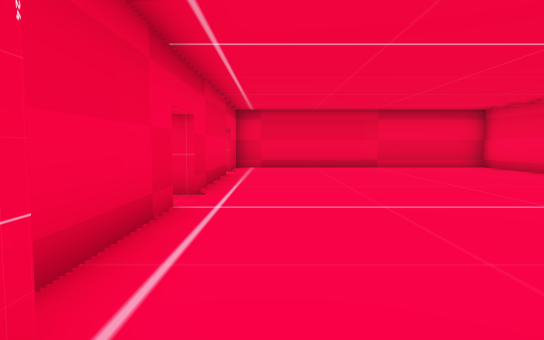
View 1 (above)

24 first-person views from a walk through a level from a Godot 3-D game. The camera is 1.4 m above the floor, tilts 4° down and sees 75° across. The floor is counted in squares, 2 m on a side. Each view is taken from the middle of a square. On the plan, view 1 faces up. The plan holds only what a view shows up to about 11 squares ahead; the rest is blank. The place goes on beyond the plan.

View 2
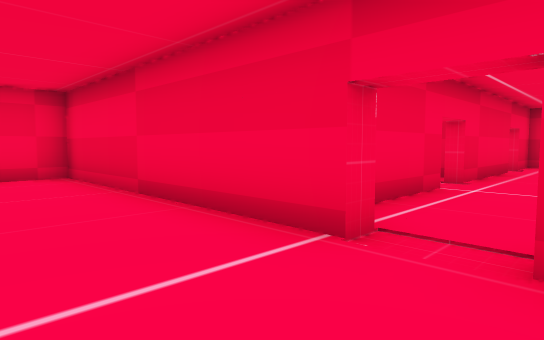

View 3
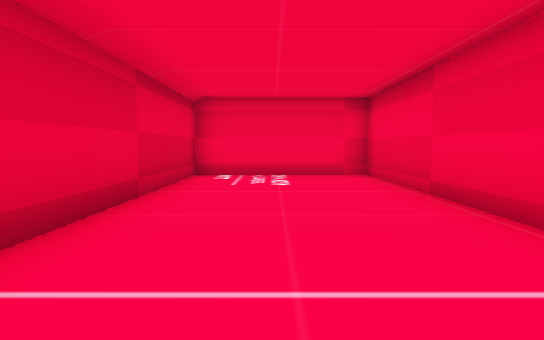

View 4
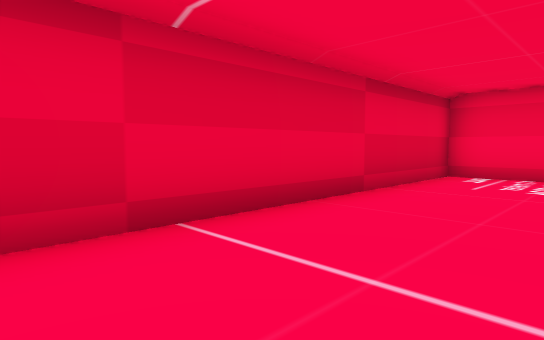

View 5
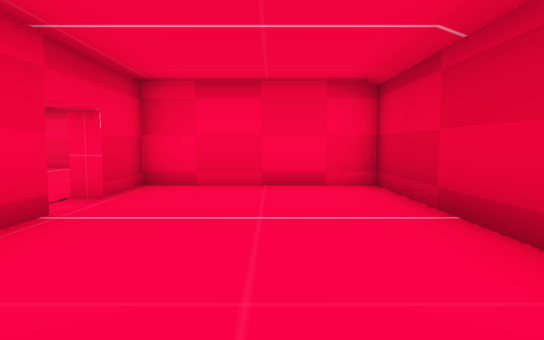

View 6
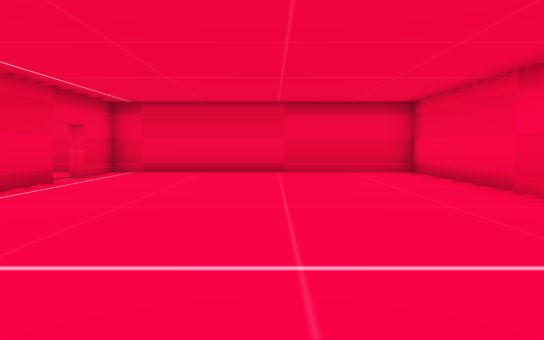

View 7
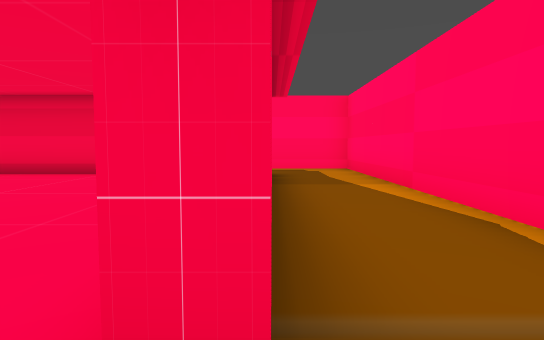

View 8
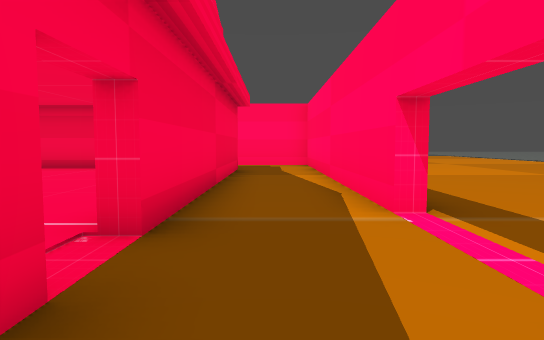

View 9
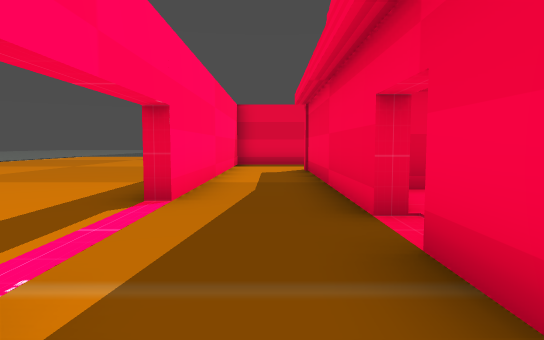

View 10
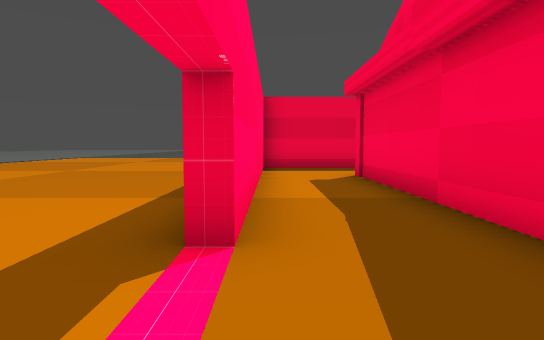

View 11
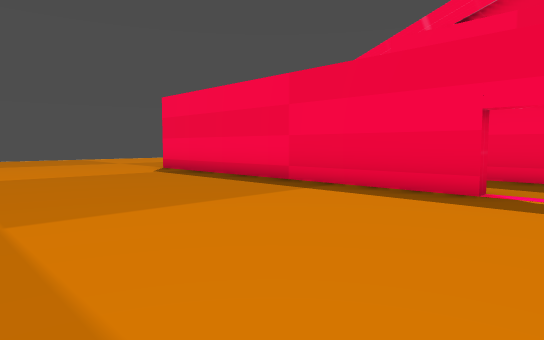

View 12
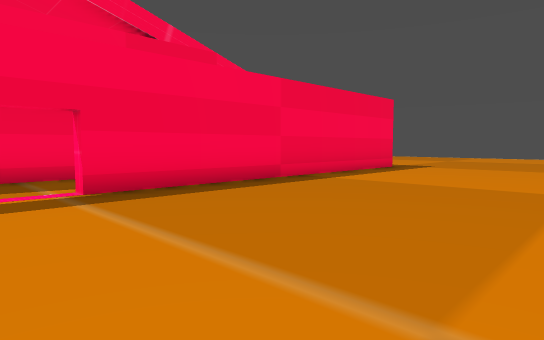

View 13
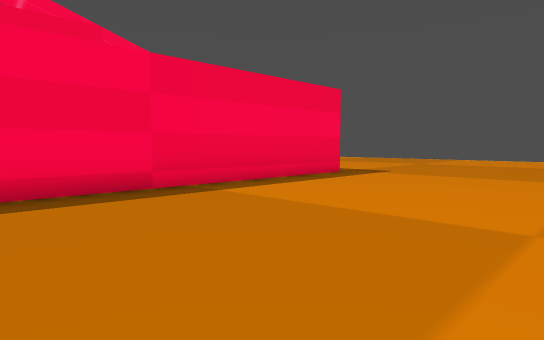

View 14
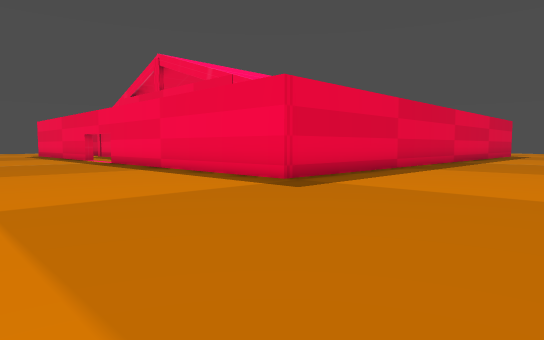

View 15
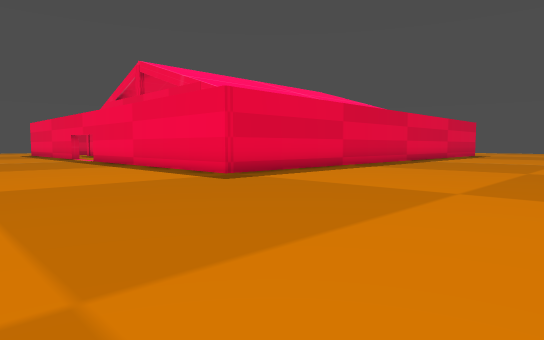

View 16
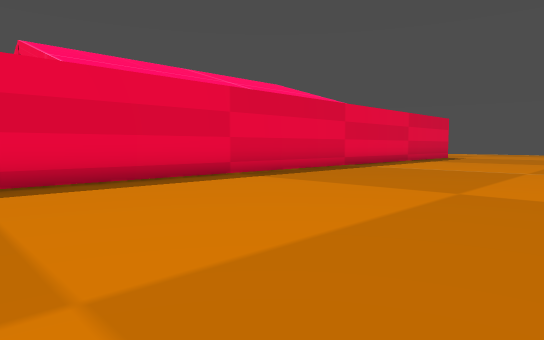

View 17
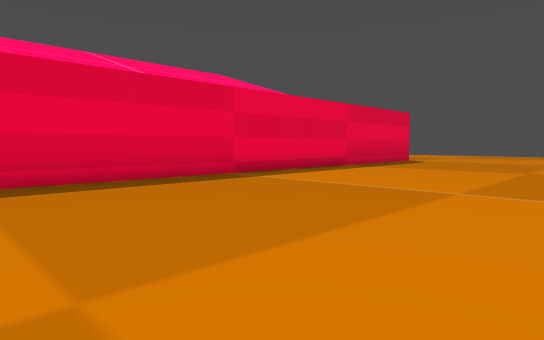

View 18
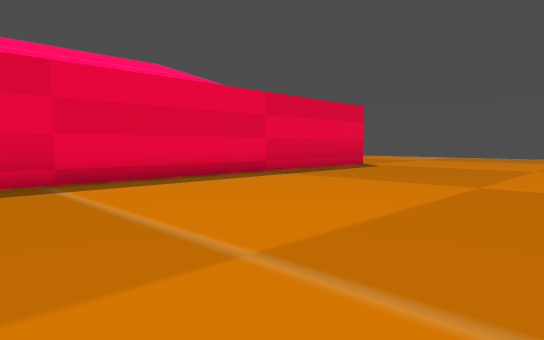

View 19
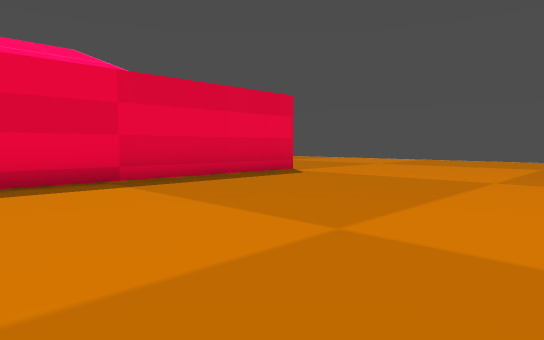

View 20
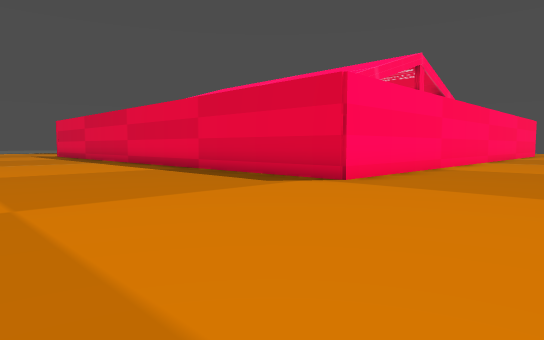

View 21
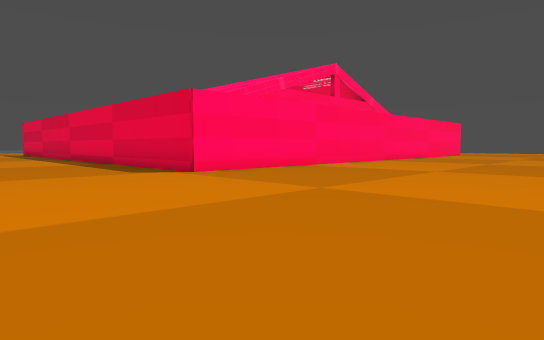

View 22
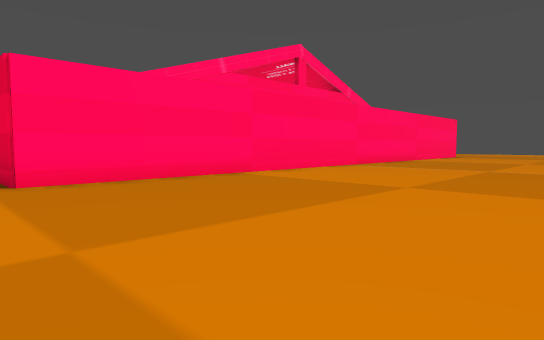

View 23
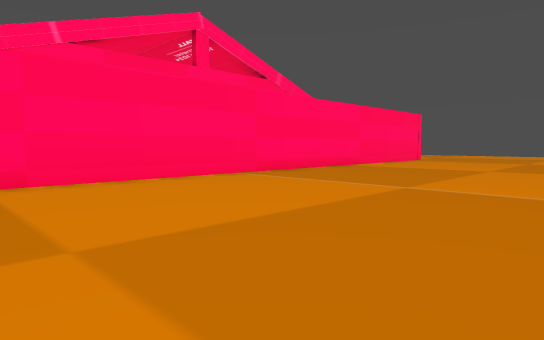

View 24
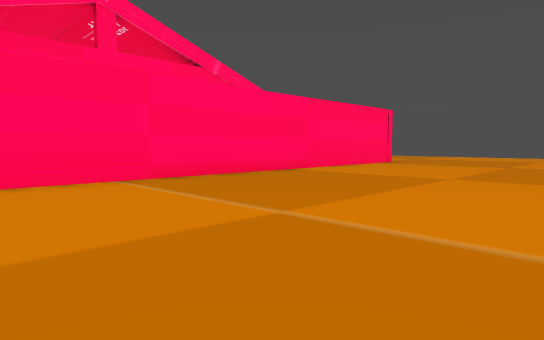

### Floor plan
Key: @ floor where view 1 was taken; # wall or solid block; . floor; O other object.
Columns run from 19 left of view 1 to 15 right of it. Each row starts with its distance up from view 1.
 21             .......................
 20     ...............................
 19 ...................................
 18 ...................................
 17 ...................................
 16 ...................................
 15 ...................................
 14  .......######################....
 13  .......#                 ...#....
 12  .......#                 ...#.....
 11  .......#       ###########..#.....
 10  .......#        .#.......#..#.....
  9  .......#         ........#..#.....
  8  .......#         #.......#..#.....
  7  .......#         #.......#..#.....
  6  .......#        OO.......#..#.....
  5  .......#         ........#..#.....
  4  .......#         #.......#........
  3  .......#         #................
  2   ......#         #....  .#........
  1   ......#   #######.##   ##..#.....
  0   ......#   #......@.#    #..#.....
 -1   ......#   #........#    #..#.....
 -2   ......#   #........#    #..#....
 -3   .....     #........#    #..#.....
 -4    ...      ##########    #..#.....
 -5    ..                     ...#.....
 -6                           ...#.....
 -7                          #####.....
 -8                               ...
 -9                                ..

Positions as (right, up) in squares from view 1, and headings:
1: (0, 0), facing up
2: (1, -2), facing up-left
3: (1, -2), facing left
4: (1, -1), facing down-left
5: (-4, -2), facing right
6: (3, 2), facing up
7: (7, 3), facing up
8: (8, 1), facing up
9: (8, 6), facing down
10: (9, 4), facing down
11: (15, 3), facing down-left
12: (15, 3), facing up-left
13: (15, 6), facing up-left
14: (15, 19), facing down-left
15: (15, 21), facing down-left
16: (10, 21), facing down-left
17: (5, 21), facing down-left
18: (1, 21), facing down-left
19: (-3, 21), facing down-left
20: (-15, 20), facing down-right
21: (-19, 19), facing down-right
22: (-18, 15), facing down-right
23: (-18, 10), facing down-right
24: (-18, 7), facing down-right
